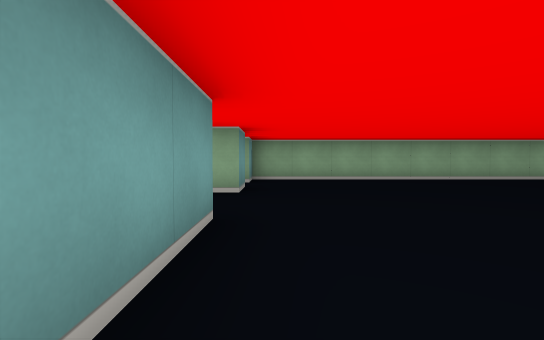
view 1 (above)

24 first-person views from a walk through a cub3D ray-caster map. The camera is about half as high as the walls, tilts 2° down and sees 85° across. The floor is counted in squares. Each view is taken from the middle of a square. On the plan, view 1 faces up. The plan holds only what a view shows up to about 9 squares ahead; the rest is blank.

view 2
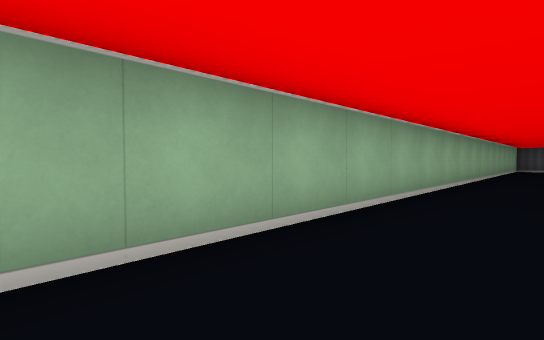

view 3
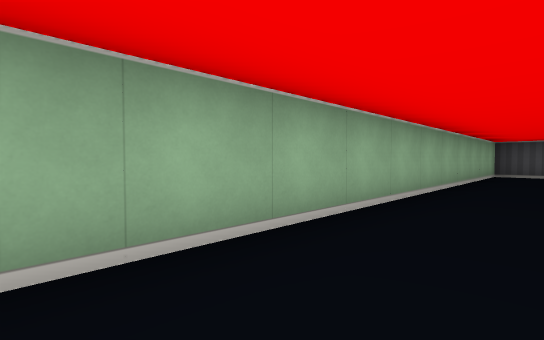

view 4
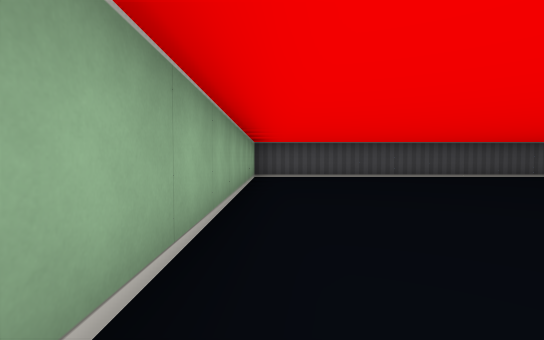

view 5
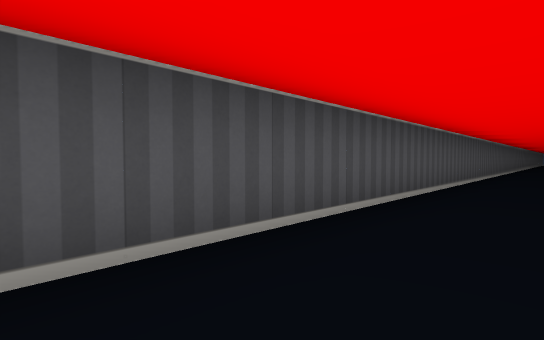

view 6
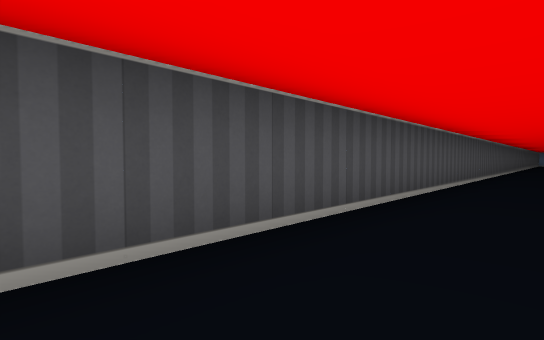

view 7
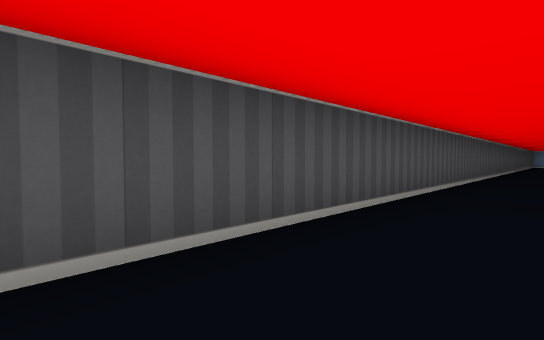

view 8
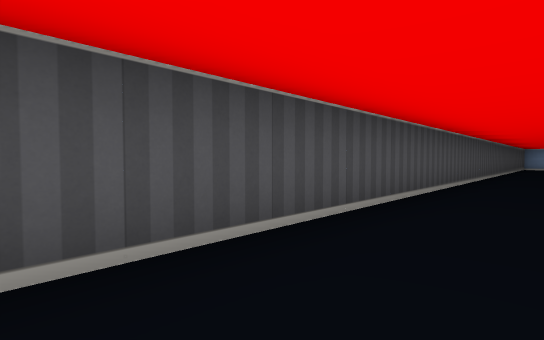

view 9
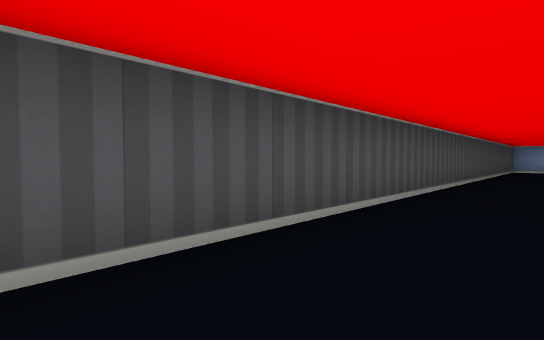

view 10
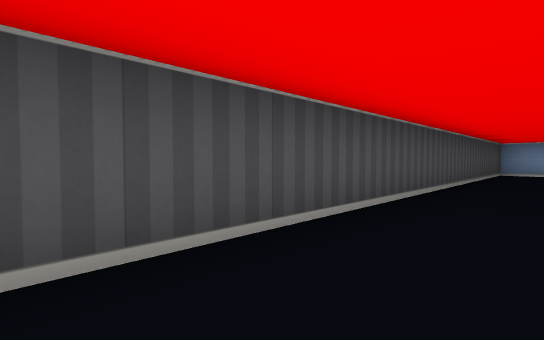

view 11
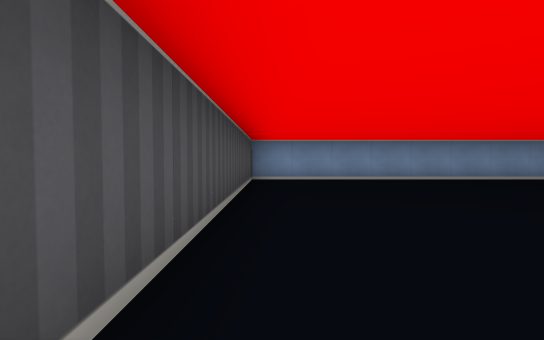

view 12
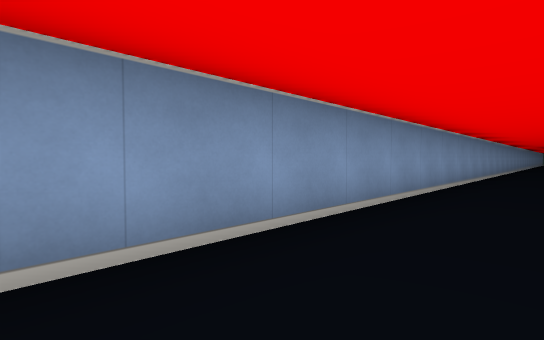

view 13
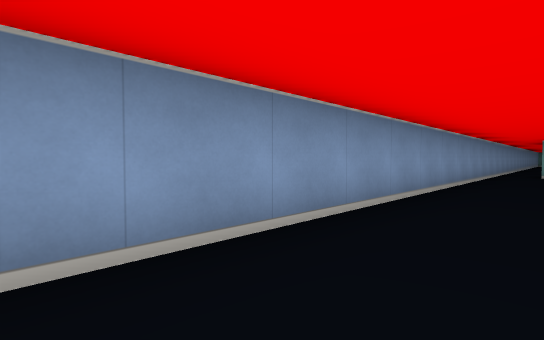

view 14
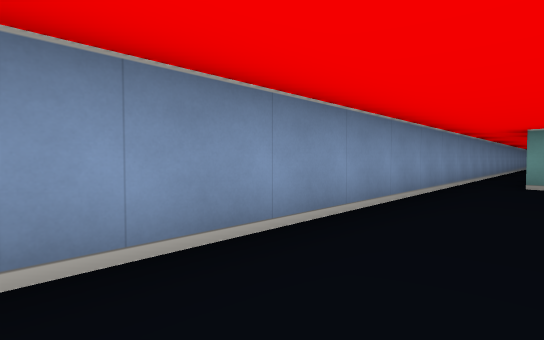

view 15
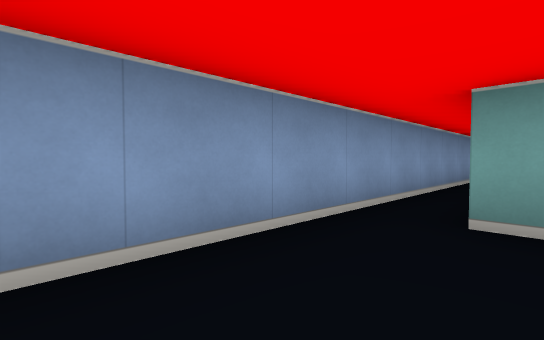

view 16
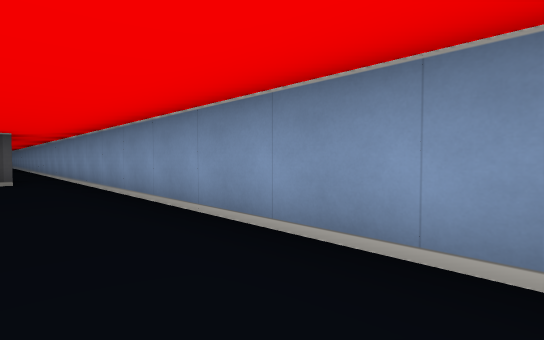

view 17
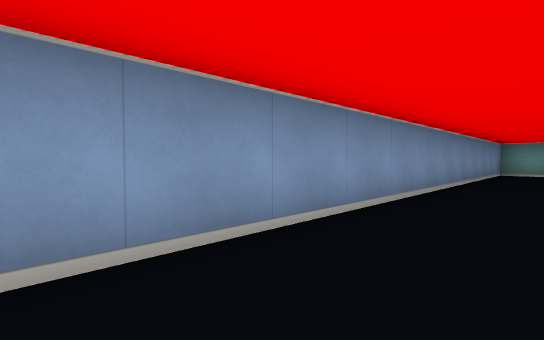

view 18
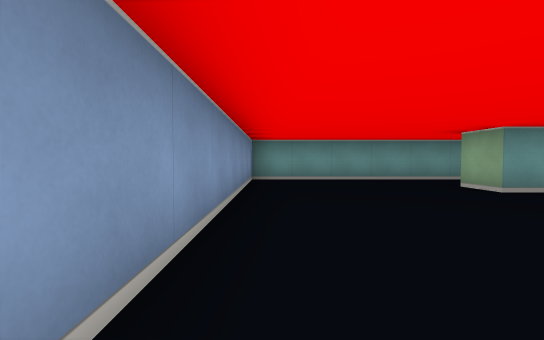

view 19
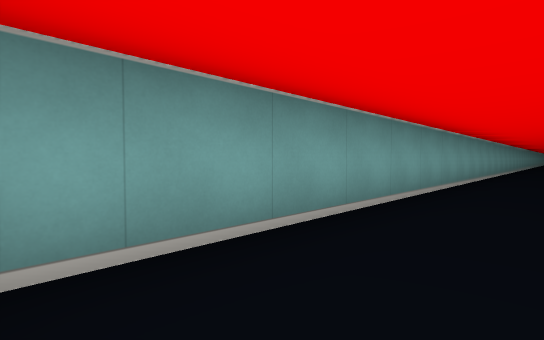

view 20
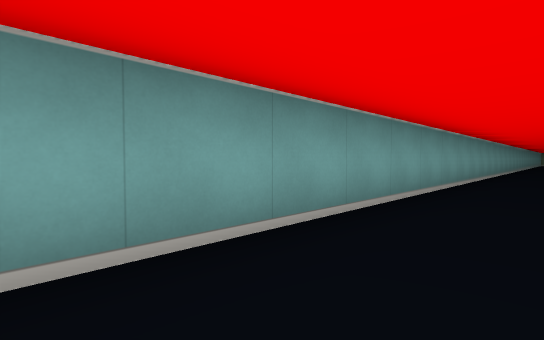

view 21
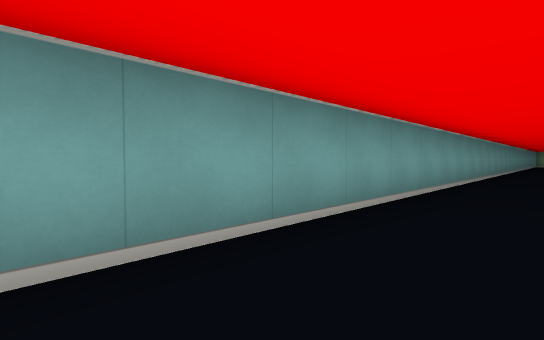

view 22
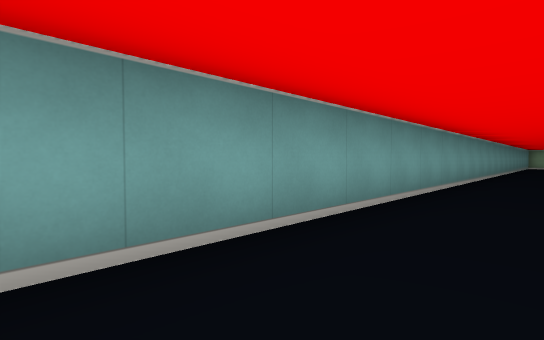

view 23
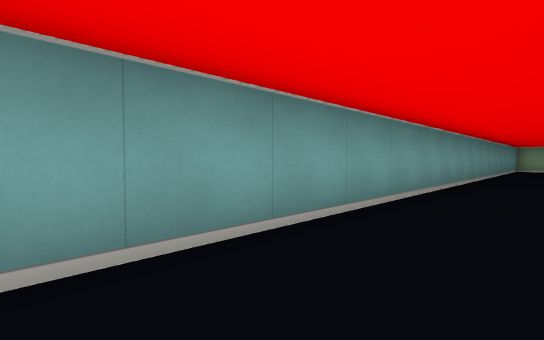

view 24
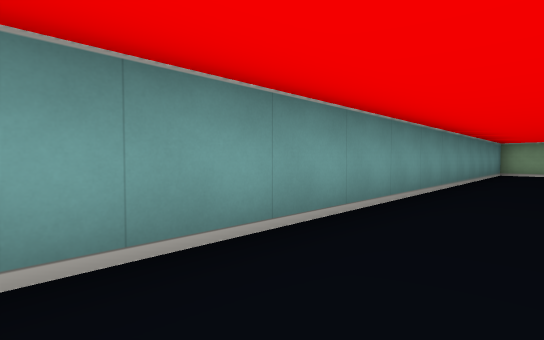

### Floor plan
Points are (right, up) in squares from view 1. A wall is a line through its corners. A room is listed if a view was taken in it or the views show most of it. See-through windows are left out.
Room 1 (views 1, 2, 3, 4, 5, 6, 7, 8, 9, 10, 11, 12, 13, 14, 15)
walls: (-0.5, 2.5) (-0.5, 0.5); (-0.5, 5.4) (-0.5, 4.5); (-0.5, -27) (-0.5, -27.5); (-0.5, -28.5) (16.5, -28.5) (16.5, 7.5) (-0.5, 7.5) (-0.5, 6.5)
ways out: opening at (-1, -28) to room 2
Room 2 (views 16, 17, 18, 19, 20, 21, 22, 23, 24)
walls: (-14.5, -23.9) (-14.5, -24.5) (-15.5, -24.5); (-0.5, 4.5) (-1, 4.5); (-16.5, 7.5) (-17.5, 7.5) (-17.5, -28.5) (-0.5, -28.5)
ways out: opening at (-1, -28) to room 1

Where each view was taken, in squares from view 1:
view 1: 0 up, 0 right, facing up
view 2: 6 up, 1 right, facing up-right
view 3: 6 up, 6 right, facing up-right
view 4: 7 up, 8 right, facing right
view 5: 4 up, 15 right, facing down-right
view 6: 0 up, 15 right, facing down-right
view 7: 5 down, 15 right, facing down-right
view 8: 10 down, 15 right, facing down-right
view 9: 14 down, 15 right, facing down-right
view 10: 17 down, 15 right, facing down-right
view 11: 21 down, 16 right, facing down
view 12: 27 down, 15 right, facing down-left
view 13: 27 down, 10 right, facing down-left
view 14: 27 down, 6 right, facing down-left
view 15: 27 down, 2 right, facing down-left
view 16: 27 down, 11 left, facing down-right
view 17: 27 down, 6 left, facing down-left
view 18: 28 down, 10 left, facing left
view 19: 28 down, 16 left, facing up-left
view 20: 23 down, 16 left, facing up-left
view 21: 18 down, 16 left, facing up-left
view 22: 13 down, 16 left, facing up-left
view 23: 8 down, 16 left, facing up-left
view 24: 4 down, 16 left, facing up-left
